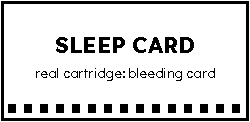
#> input picture firmware/library/test/pictures/sleepcard.png, 250 x 122 px
$ python -i pictures.py   (imports and definitions only)
#> lines starting #> are read from the running program, lines starting #| are printed output that depends on the picture; after the words box and inside, x2 and y2 are one past the last pixel; in counts of white or black regions, pixels touching at a corner belong together
#> further down, picture is the input picture: PIL image 250x122 1; 84.3% white; 54 black regions (16 under 20 px), largest, box (x1, y1, x2, y2) and area: (1, 1, 249, 121) 2172, (180, 37, 194, 53) 146, (165, 37, 177, 53) 144
"""1-bit picture pipeline: crop -> trim -> scale -> threshold/dither -> 1-bit PNG.

Screen is 250x122. A figure that would shrink below `min_scale` to fit one screen is
kept larger as a "pan" image (up to pan_w x pan_h) and the firmware scrolls it.

Compression (RLE/G4) is the packer's job; this module hands it 1-bit PNGs.
"""
from __future__ import annotations

from dataclasses import dataclass

from PIL import Image, ImageOps

SCREEN_W, SCREEN_H = 250, 122


@dataclass
class Picture:
    w: int
    h: int
    pan: bool


def to_1bit(img: Image.Image, screen=(SCREEN_W, SCREEN_H), min_scale: float = 0.5,
            pan_max=(750, 366), mode: str = "auto", px_per_pt: float | None = None
            ) -> tuple[Image.Image, bool]:
    """px_per_pt: how many source pixels per PDF point (render dpi / 72). Pan decisions are
    made in printed size, so a big fold-out diagram pans while a small one fits, whatever
    dpi it was rendered at. Without it, decisions use source pixels."""
#> called with screen = (250, 122), min_scale = 0.5, pan_max = (750, 366), mode = 'auto'
    g = ImageOps.autocontrast(img.convert("L"), cutoff=1)
    # trim white border
    inv = ImageOps.invert(g)
    box = inv.point(lambda v: 255 if v > 40 else 0).getbbox()
#> box = (1, 1, 249, 121)
    if box:
        g = g.crop(box)
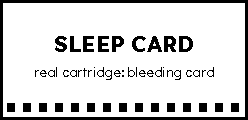
#> g: PIL image 248x120 L; 83.9% white; 54 black regions (16 under 20 px), largest, box (x1, y1, x2, y2) and area: (0, 0, 248, 120) 2172, (179, 36, 193, 52) 146, (164, 36, 176, 52) 144
    w, h = g.size
#> w = 248; h = 120
    k = px_per_pt or 1.0                      # source px per printed point
    s = min(screen[0] / w, screen[1] / h, 1.0)
#> s = 1
    pan = min(screen[0] / (w / k), screen[1] / (h / k)) < min_scale
#> pan = False
    if pan:                                   # ~0.9 screen px per printed point
        s = min(0.9 / k, pan_max[0] / w, pan_max[1] / h)
    g = g.resize((max(1, round(w * s)), max(1, round(h * s))), Image.LANCZOS)
    if mode == "auto":
        hist = g.histogram()
#> hist = 256 values, max 24971 at index 255, min 0 at index 1, mean 116.2
        mid = sum(hist[64:192]) / max(1, g.size[0] * g.size[1])
#> mid = 0
        mode = "dither" if mid > 0.25 else "threshold"
#> mode = 'threshold'
    if mode == "dither":
        bw = g.convert("1")  # Floyd-Steinberg
    else:
        t = _otsu(g)
        bw = g.point(lambda v: 255 if v > t else 0).convert("1", dither=Image.Dither.NONE)
    return bw, pan


def _otsu(g: Image.Image) -> int:
    hist = g.histogram()
    total = sum(hist)
#> total = 29760
    sum_all = sum(i * c for i, c in enumerate(hist))
#> sum_all = 6367605
    wb = sb = 0
    best, thr = -1.0, 128
    for t in range(256):
        wb += hist[t]
        if wb == 0:
            continue
        wf = total - wb
        if wf == 0:
            break
        sb += t * hist[t]
        mb, mf = sb / wb, (sum_all - sb) / wf
        between = wb * wf * (mb - mf) ** 2
        if between > best:
            best, thr = between, t
#> this loop made 256 passes
#> (best, thr) on pass 1: (7.78e+12, 0)
#> after the loop, best = 7.78e+12; sb = 0; thr = 0; wb = 29760
    return thr


def build_picture(src: str, dst: str, **kw) -> Picture:
    """kw: see to_1bit (pass px_per_pt for PDF figures)."""
    bw, pan = to_1bit(Image.open(src), **kw)
    bw.save(dst, optimize=True)
    return Picture(bw.size[0], bw.size[1], pan)

>>> from PIL import Image
>>> picture = Image.open('../../../firmware/library/test/pictures/sleepcard.png')
>>> result = to_1bit(picture)
#> in to_1bit, `t = _otsu(g)`: t = 0

$ run again, on firmware/library/test/pictures/testcard.png
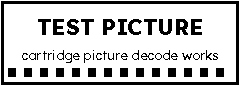
#> input picture firmware/library/test/pictures/testcard.png, 240 x 86 px
#> picture is the input picture: PIL image 240x86 1; 77.6% white; 54 black regions (16 under 20 px), largest, box (x1, y1, x2, y2) and area: (1, 1, 239, 85) 1896, (176, 19, 188, 35) 144, (159, 19, 172, 35) 129
#> box = (1, 1, 239, 85)
#> in to_1bit, `g = g.crop(box)`:
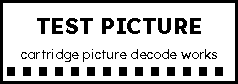
#> g: PIL image 238x84 L; 76.9% white; 54 black regions (16 under 20 px), largest, box (x1, y1, x2, y2) and area: (0, 0, 238, 84) 1896, (175, 18, 187, 34) 144, (158, 18, 171, 34) 129
#> in to_1bit, `hist = g.histogram()`: hist = 256 values, max 15367 at index 255, min 0 at index 1, mean 78.09
#> mid = 0
#> mode = 'threshold'
#> total = 19992
#> sum_all = 3918585
#> the loop in _otsu, `for t in range(256):` made 256 passes
#> (best, thr) on pass 1: (4.62e+12, 0)
#> after the loop in _otsu, `for t in range(256):`: best = 4.62e+12; sb = 0; wb = 19992
#> t = 0
